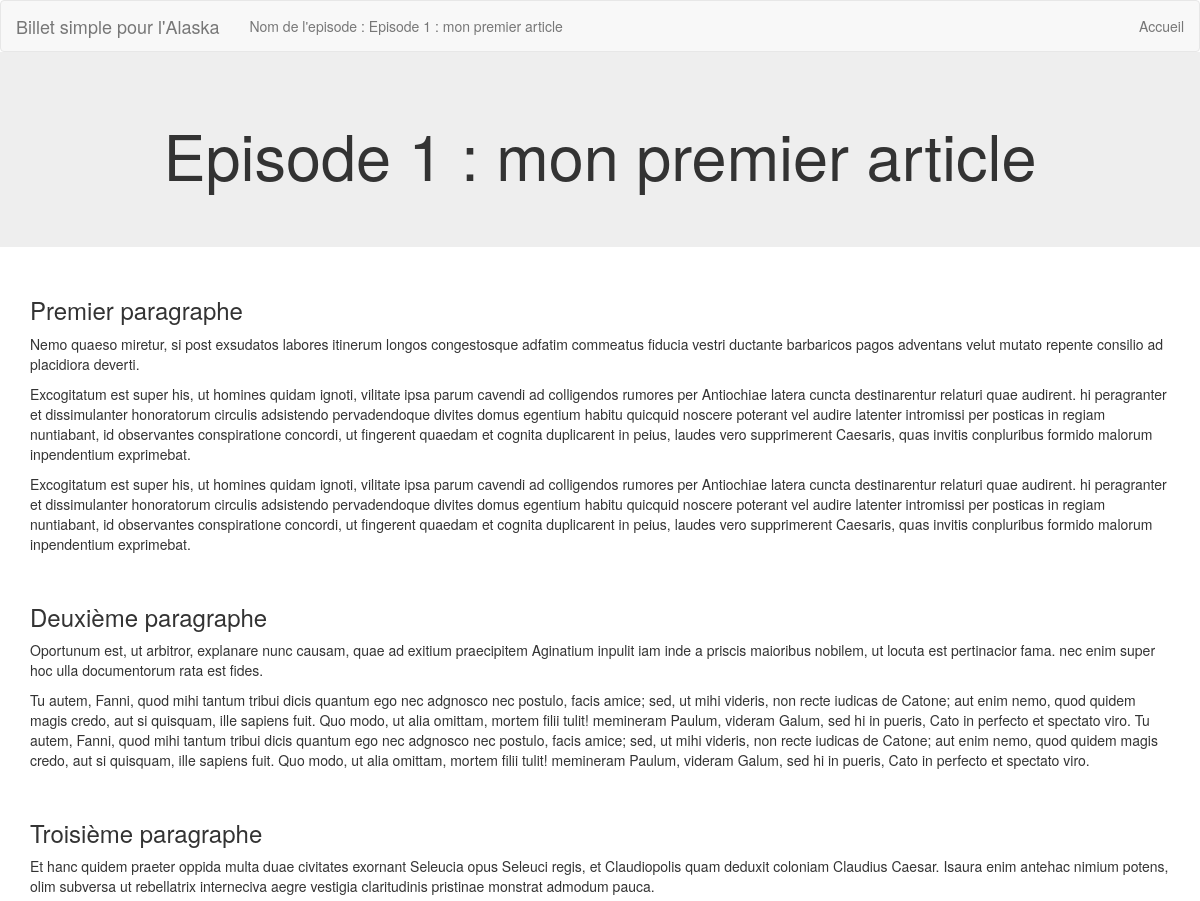
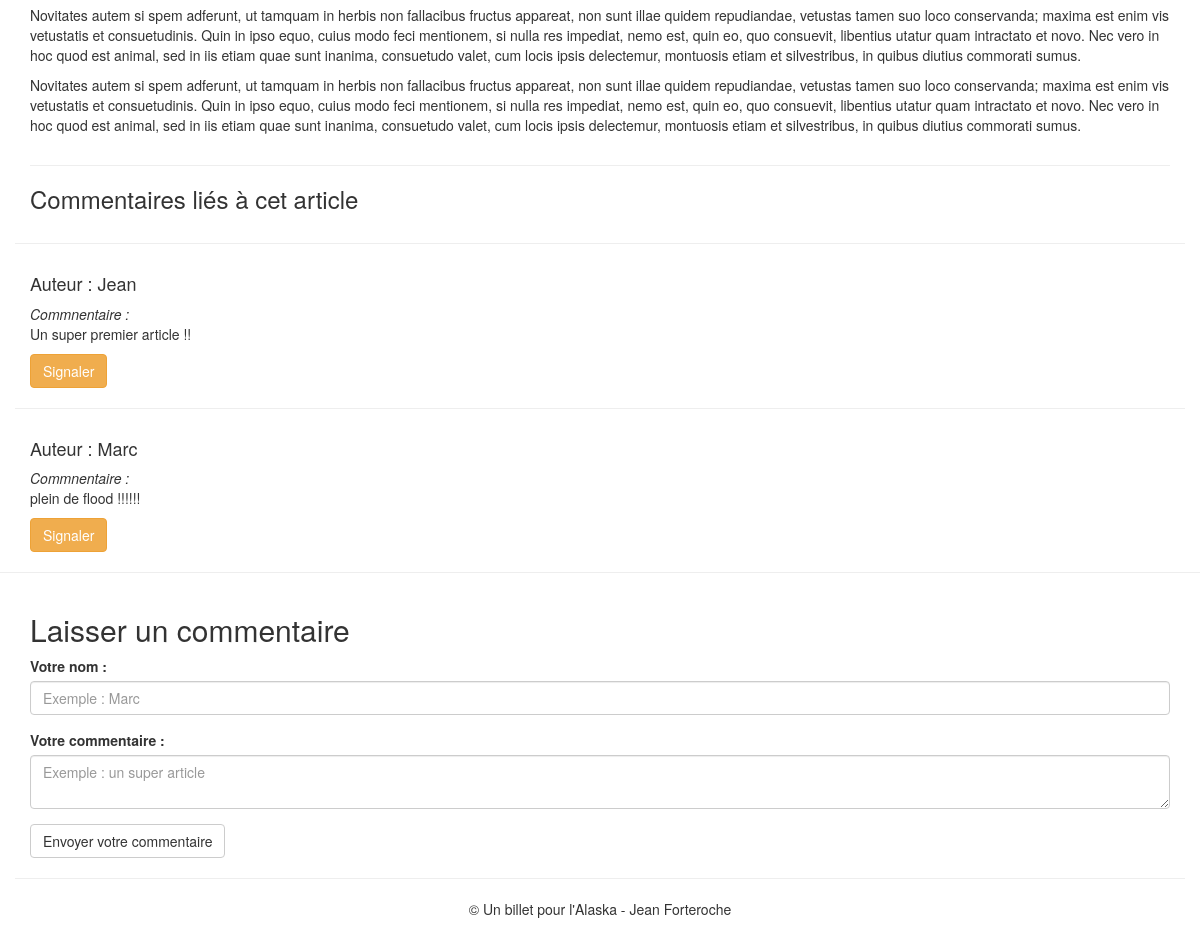
/?Controller=Blog&&Vue=article&&id=1, run on the app's committed database (2 pictures, top to bottom).
### tables this page shows
CREATE TABLE `articles` (
  `id` int(11) NOT NULL,
  `titre` varchar(255) NOT NULL,
  `episode` text NOT NULL,
  `date_creation` date NOT NULL,
  `status` tinyint(1) NOT NULL
);

CREATE TABLE `comments` (
  `id` int(11) NOT NULL,
  `full_name` varchar(255) NOT NULL,
  `comment` text NOT NULL,
  `article_id` int(11) DEFAULT NULL,
  `answer_id` int(11) DEFAULT NULL,
  `abusive` tinyint(1) NOT NULL,
  `moderate` int(11) DEFAULT NULL
);

### Modele/ArticleRepository.php (called while the page is built, shortened)
<?php
function findOne($articleId) {
  global $bdd;
  $request = $bdd->prepare('SELECT * FROM articles WHERE id=:id');
  $request->bindParam(':id', $articleId, PDO::PARAM_INT);
  $request->execute();
  while ($donnees = $request->fetch()) {
    $article = new Article($donnees);
  }
  return $article;
}

### Modele/Article.php (called while the page is built, shortened)
<?php
class Article
{
  private $id;
  private $titre;
  private $episode;
  public function hydrate(array $donnees = NULL)
  {
      foreach ($donnees as $key => $value)
      {
        $method = 'set'.ucfirst($key);
      }
  }
  public function getId() {
    return $this->id;
  }
  public function setId($id) {
    $this->id = $id;
    return $this;
  }
  public function setTitre($titre) {
    $this->titre = $titre;
    return $this;
  }
  public function getTitre() {
    return $this->titre;
  }
  public function setEpisode($episode) {
    $this->episode = $episode;
    return $this;
  }
  public function getEpisode() {
    return $this->episode;
  }
  public function setStatus($status) {
    return $this;
  }
}

### Modele/CommentRepository.php (called while the page is built, shortened)
<?php
function findCommentByArticle($articleId) {
  global $bdd;
  $request = $bdd->prepare('SELECT * from comments WHERE article_id = :article_id');
  $request->bindParam(':article_id', $articleId, PDO::PARAM_INT);
  $request->execute();
  $commentsArray = [];
  while($donnees = $request->fetch()) {
    $Comments = new Comment($donnees);
    $commentsArray[] = $Comments;
  }
  return $commentsArray;
}

### Modele/Comment.php (called while the page is built, shortened)
<?php
class Comment
{
  private $id;
  private $fullName;
  private $comment;
  private $moderate;
  public function hydrate(array $donnees = NULL, $alias = NULL, $numAlias = NULL)
  {
    foreach ($donnees as $key => $value)
    {
      $method = 'set'.ucfirst($key);
    }
  }
  public function getId() {
    return $this->id;
  }
  public function setId($id) {
    $this->id = $id;
    return $this;
  }
  public function getFull_name() {
    return $this->fullName;
  }
  public function setFull_name($fullName) {
    $this->fullName = $fullName;
    return $this;
  }
  public function getComment() {
    return $this->comment;
  }
  public function setComment($comment) {
    $this->comment = $comment;
    return $this;
  }
  public function setArticle_id($article_id) {
    return $this;
  }
  public function setAnswer_id($answer_id) {
    return $this;
  }
  public function setAbusive($abusive) {
    return $this;
  }
  public function getModerate() {
    return $this->moderate;
  }
  public function setModerate($moderate) {
    $this->moderate = $moderate;
    return $this;
  }
}

### Vue/Blog/commentsList.php (the view)
<div class="container">
  <hr>
  <h3>Commentaires liés à cet article</h3>
  <?php
  foreach ($comments as $comment) { ?>
    <div class="row">
      <hr>
      <div class="col-xs-12">
        <h4>
          Auteur : <?php echo $comment->getFull_name(); ?>
          <br>
        </h4>
        <p>
          <em>Commnentaire :</em>
          <br>
          <?php
           if ($comment->getModerate()) {
              echo "Ce commentaire a été modéré";
           } else {
             echo $comment->getComment();
           }
          ?>
        </p>
        <a
          class="btn btn-warning signal"
          href="?Controller=Blog&&Action=moderateComment&&commentId=<?php echo $comment->getId(); ?>&&articleId=<?php echo $article->getId(); ?>"
        >
          Signaler
        </a>
    </div>
  </div>
  <?php
  }
  ?>
</div>

### Vue/Templates/navigation.php (shortened to what this page needs)
<nav class="navbar navbar-default">
  <div class="container-fluid">
    <div class="navbar-header">
      <a class="navbar-brand" href="./">Billet simple pour l'Alaska</a>
    </div>
    <?php
    if ($_GET['Controller'] === 'Blog' && $_GET['Vue'] === 'article') {
    ?>
    <ul class="nav navbar-nav navbar-left">
      <li>
        <a
          href="?Controller=Blog&&Vue=article&&id=<?php echo $article->getId(); ?>"
        >
          Nom de l'episode : <?php echo $article->getTitre(); ?>
        </a>
    </li>
    </ul>
    <?php
    }
    ?>
    <ul class="nav navbar-nav navbar-right">
      <li>
        <a href="./">
          Accueil
        </a>
      </li>
    </ul>
  </div>
</nav>

### Vue/Blog/article.php
<?php
include_once 'Vue/Templates/header.php';
include_once 'Vue/Templates/navigation.php';
?>
<main>
    <div class="jumbotron text-center">
      <div class="container">
        <h1>
          <?php echo $article->getTitre(); ?>
        </h1>
      </div>
    </div>
    <div class="container">
      <?php echo $article->getEpisode(); ?>
    </div>
</main>
<?php
include_once 'Vue/Blog/commentsList.php';
?>
<hr>
<?php
include_once 'Vue/Blog/leaveComment.php';
include_once 'Vue/Templates/footer.php';
?>

### Public/css/main.css (style rules this page uses)
body { margin: 0; }
.navbar { margin-bottom: 0; }

### data on the page
articles: titre "Episode 1 : mon premier article", episode "Premier paragraphe Nemo quaeso miretur, si post exsudatos labores itinerum longos congestosque adfatim commeatus fiducia vestri ductante barbaricos pagos adventans velut mutato repente consilio ad placidiora deverti. Excogitatum est super his, ut homines quidam ignoti, vilitate ipsa parum cavendi ad colligendos rumores per Antiochiae latera cuncta destinarentur relaturi quae audirent. hi peragranter et dissimulanter honoratorum circulis adsistendo pervadendoque divites domus egentium habitu quicquid noscere poterant vel audire latenter intromissi per posticas in regiam nuntiabant, id observantes conspiratione concordi, ut fingerent quaedam et cognita duplicarent in peius, laudes vero…"
comments: full_name "Jean", comment "Un super premier article !!"
comments: full_name "Marc", comment "plein de flood !!!!!!"
